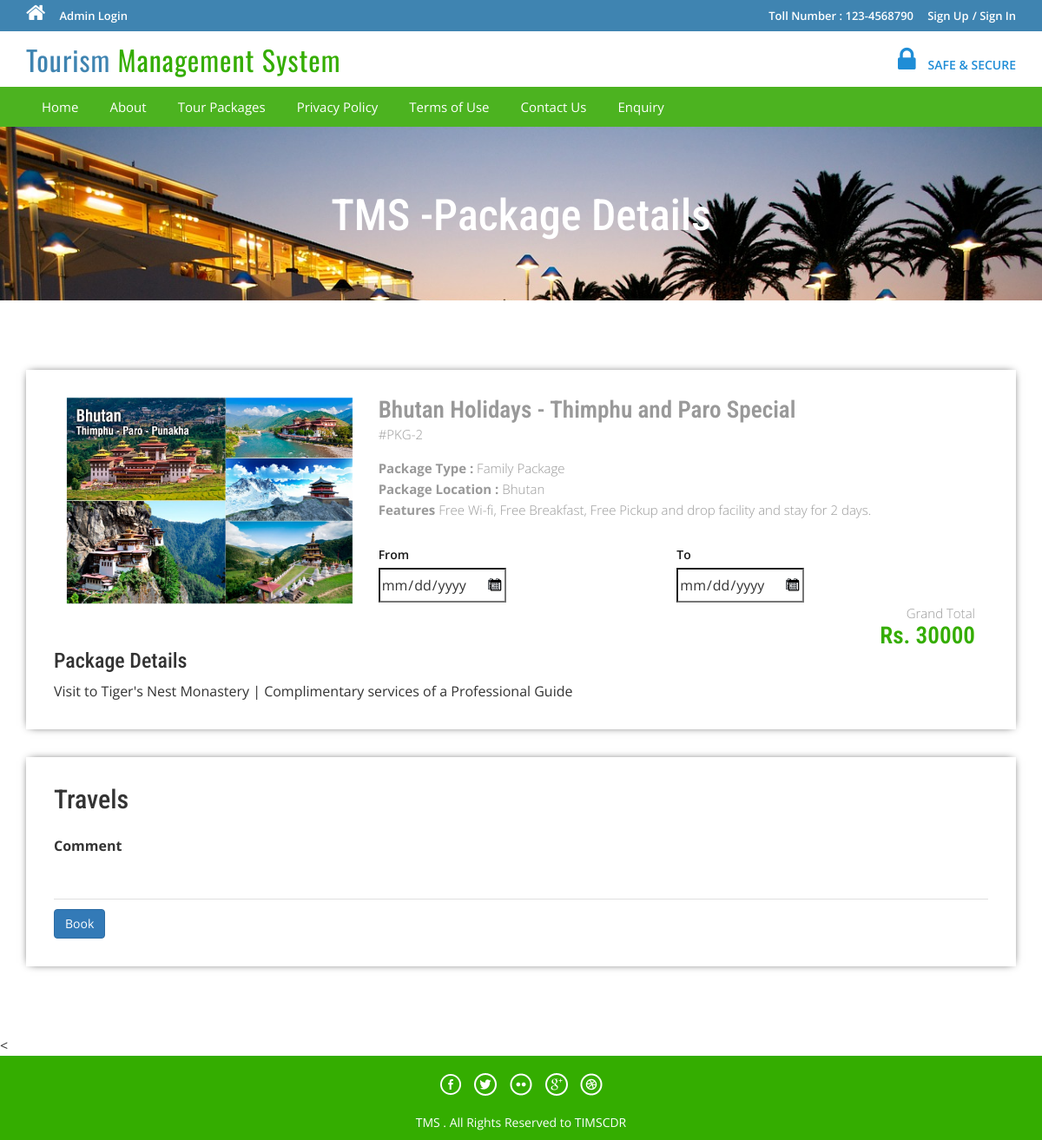
Screenshot of /package-details.php?pkgid=2 with the database file from the repository.
### tables this page shows
CREATE TABLE `tbltourpackages` (
  `PackageId` int(11) NOT NULL AUTO_INCREMENT,
  `PackageName` varchar(200) DEFAULT NULL,
  `PackageType` varchar(150) DEFAULT NULL,
  `PackageLocation` varchar(100) DEFAULT NULL,
  `PackagePrice` int(11) DEFAULT NULL,
  `PackageFetures` varchar(255) DEFAULT NULL,
  `PackageDetails` mediumtext DEFAULT NULL,
  `PackageImage` varchar(100) DEFAULT NULL,
  `Creationdate` timestamp NULL DEFAULT current_timestamp(),
  `UpdationDate` timestamp NULL DEFAULT NULL ON UPDATE current_timestamp(),
  PRIMARY KEY (`PackageId`)
);

### package-details.php (the view, shortened to what this page needs)
<?php
include('includes/config.php');
?>
<!DOCTYPE HTML>
<html>
<head>
<link href="css/bootstrap.css" rel='stylesheet' type='text/css' />
<link href="css/style.css" rel='stylesheet' type='text/css' />
<link href="css/font-awesome.css" rel="stylesheet">
<link href="css/animate.css" rel="stylesheet" type="text/css" media="all">
<link rel="stylesheet" href="css/jquery-ui.css" />
</head>
<body>
<?php include('includes/header.php');?>
<div class="banner-3">
	<div class="container">
		<h1 class="wow zoomIn animated animated" data-wow-delay=".5s" style="visibility: visible; animation-delay: 0.5s; animation-name: zoomIn;"> TMS -Package Details</h1>
	</div>
</div>
<div class="selectroom">
	<div class="container">
<?php
$pid=intval($_GET['pkgid']);
$sql = "SELECT * from tbltourpackages where PackageId=:pid";
$query = $dbh->prepare($sql);
$query -> bindParam(':pid', $pid, PDO::PARAM_STR);
$query->execute();
$results=$query->fetchAll(PDO::FETCH_OBJ);
if($query->rowCount() > 0)
{
foreach($results as $result)
{	?>
<form name="book" method="post">
		<div class="selectroom_top">
			<div class="col-md-4 selectroom_left wow fadeInLeft animated" data-wow-delay=".5s">
				<img src="admin/pacakgeimages/<?php echo htmlentities($result->PackageImage);?>" class="img-responsive" alt="">
			</div>
			<div class="col-md-8 selectroom_right wow fadeInRight animated" data-wow-delay=".5s">
				<h2><?php echo htmlentities($result->PackageName);?></h2>
				<p class="dow">#PKG-<?php echo htmlentities($result->PackageId);?></p>
				<p><b>Package Type :</b> <?php echo htmlentities($result->PackageType);?></p>
				<p><b>Package Location :</b> <?php echo htmlentities($result->PackageLocation);?></p>
					<p><b>Features</b> <?php echo htmlentities($result->PackageFetures);?></p>
					<div class="ban-bottom">
				<div class="bnr-right">
				<label class="inputLabel">From</label>
				<input class="date" id="datepicker2" type="date" placeholder="dd-mm-yyyy"  name="fromdate" >
			</div>
			<div class="bnr-right">
				<label class="inputLabel">To</label>
				<input class="date" id="datepicker3" type="date" placeholder="dd-mm-yyyy" name="todate" required="">
			</div>
			</div>
				<div class="grand">
					<p>Grand Total</p>
					<h3>Rs. <?php echo htmlentities($result->PackagePrice);?></h3>
				</div>
			</div>
		<h3>Package Details</h3>
				<p style="padding-top: 1%"><?php echo htmlentities($result->PackageDetails);?> </p>
		</div>
		<div class="selectroom_top">
			<h2>Travels</h2>
			<div class="selectroom-info animated wow fadeInUp animated" data-wow-duration="1200ms" data-wow-delay="500ms" style="visibility: visible; animation-duration: 1200ms; animation-delay: 500ms; animation-name: fadeInUp; margin-top: -70px">
				<ul>
					<li class="spe">
						<label class="inputLabel">Comment</label>
						<input class="special" type="text" name="comment" required="">
					</li>
					<?php if($_SESSION['login'])
					{?>
						<li class="spe" align="center">
					<button type="submit" name="submit2" class="btn-primary btn">Book</button>
						</li>
						<?php } else {?>
							<li class="sigi" align="center" style="margin-top: 1%">
							<a href="#" data-toggle="modal" data-target="#myModal4" class="btn-primary btn" > Book</a></li>
							<?php } ?>
				</ul>
			</div>
		</div>
		</form>
<?php }} ?>
	</div>
</div>
<
<?php include('includes/footer.php');?>
</body>
</html>

### css/style.css (style rules this page uses)
html, body { font-size: 100%; background: #fff; font-family: 'Open Sans', sans-serif; }
body a,.grid_1,plan_1,plan_1.one,plan_1.two,i.icon1, i.icon2, i.icon3, i.icon4, i.icon5, i.icon6 { transition:0.5s all; -webkit-transition:0.5s all; -moz-transition:0.5s all; -o-transition:0.5s all; -ms-transition:0.5s all; }
h1,h2,h3,h4,h5,h6 { margin:0; font-family: 'Roboto Condensed', sans-serif; }
p { margin:0; }
ul { margin:0; padding:0; }
label { margin:0; }
.date { background: url(../images/date-icon.png) no-repeat 95.5% 45% #fff; cursor: pointer; }
.ban-top .inputLabel,.ban-bottom .inputLabel { display: block; font-weight: 600; font-size: 14px; margin-bottom: 5px; color: #191919; }
.bnr-right { float: left; width:50%; }
.ban-bottom { margin-top: 30px; }
.banner-3 { background: url(../images/6.jpg)no-repeat; background-size: cover; -webkit-background-size: cover; -o-background-size: cover; -ms-background-size: cover; -moz-background-size: cover; min-height:200px; }
.banner-3 h1 { font-size: 50px; margin-bottom: 40px; padding: 1.5em 0 0; text-align: center; color: #fff; }
.selectroom { padding: 5em 0 3em; }
.selectroom_top { padding: 2em; box-shadow: 0px 0px 10px -4px #000; margin-bottom: 2em; }
.grand { text-align: right; }
.selectroom_right h2 { font-size: 1.7em; color: #999; font-weight: 600; margin: 0; }
.selectroom_right h3 { font-size: 1.7em; font-weight: 600; color:#34ad00; }
p.dow { font-size: 15px; color: #999; font-weight: 300; line-height: 1.8em; margin-bottom:1em; }
.selectroom_right p { font-size: 15px; line-height: 1.6em; font-weight: 300; color: #999; }
.selectroom-info li { display: inline-block; float: left; }
.selectroom input[type="text"] { width: 92%; color: #9E9E9E; outline: none; font-size: 14px; padding: 10px 0px; border: none; border-bottom:1px solid rgba(0,0,0,.12); -webkit-appearance: none; margin-top: 10px; }
.selectroom-info ul { margin-top: 3em; }
li.spe { width: 100%; margin-top: 3em; }
li.spe input[type="text"] { width: 100%; }

### rows the page displays
tbltourpackages: PackageImage (picture), PackageName "Bhutan Holidays - Thimphu and Paro Special", PackageId "2", PackageType "Family Package", PackageLocation "Bhutan", PackageFetures "Free Wi-fi, Free Breakfast, Free Pickup and drop facility and stay for 2 days.", PackagePrice "30000", PackageDetails "Visit to Tiger's Nest Monastery | Complimentary services of a Professional Guide"
